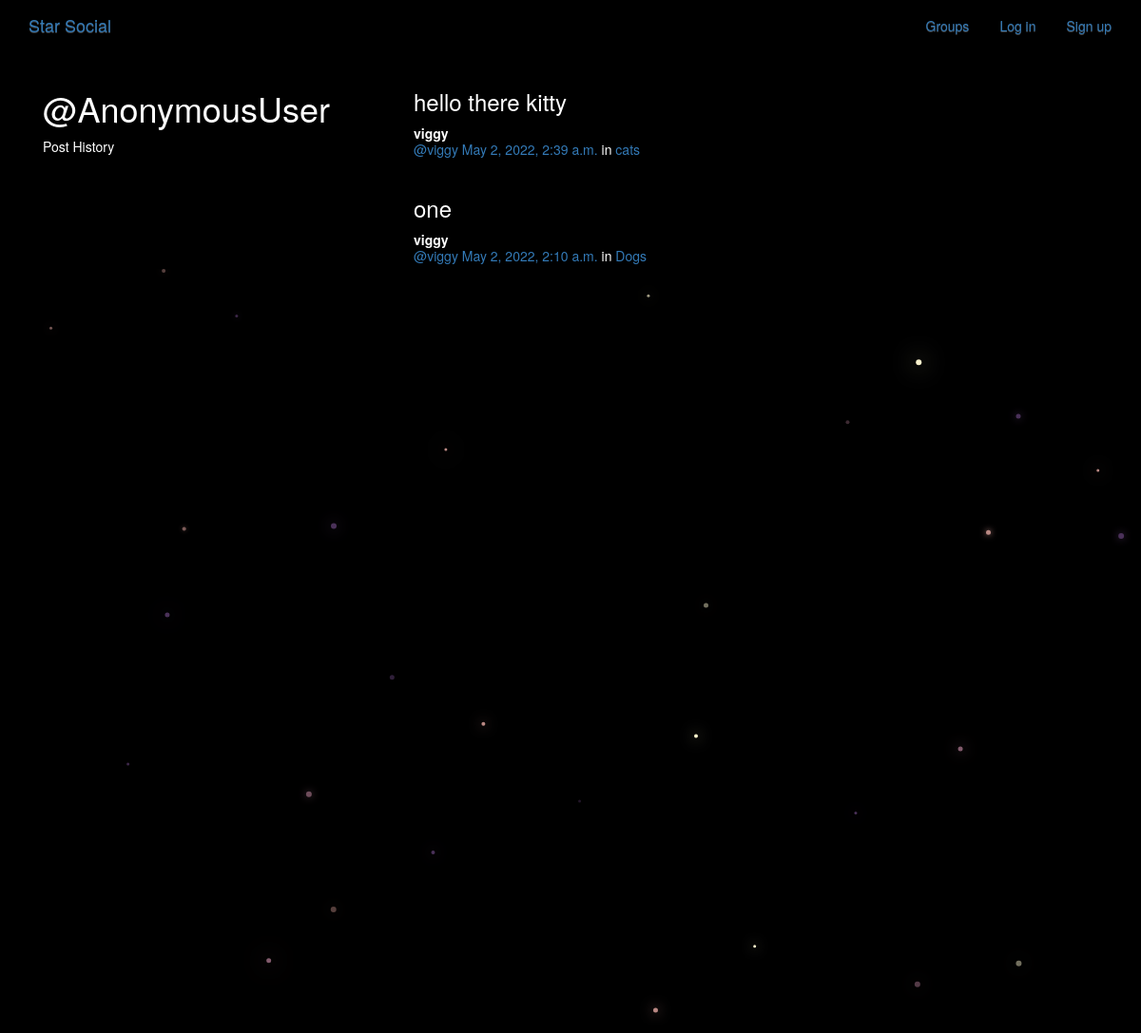
/post/by/viggy, run on the app's committed database.
### posts/models.py (models this page shows, shortened)
class Post(models.Model):
    user = models.ForeignKey(User, related_name="posts",on_delete=models.CASCADE)
    created_at = models.DateTimeField(auto_now=True)
    message = models.TextField()
    message_html = models.TextField(editable=False)
    group = models.ForeignKey(Group, related_name="posts",null=True, blank=True,on_delete=models.CASCADE)
    class Meta:
        ordering = ["-created_at"]
        unique_together = ["user", "message"]

### grps/models.py (models this page shows, shortened)
class Group(models.Model):
    name = models.CharField(max_length=255, unique=True)
    slug = models.SlugField(allow_unicode=True, unique=True)
    description = models.TextField(blank=True, default='')
    description_html = models.TextField(editable=False, default='', blank=True)
    members = models.ManyToManyField(User,through="GroupMember")
    class Meta:
        ordering = ["name"]

### posts/views.py (the view)
# urls.py: path("by/<str:username>",views.UserPosts.as_view(),name="for_user"),
class UserPosts(generic.ListView):
    model = models.Post
    template_name = "posts/user_postpr7.html"
    def get_context_data(self, **kwargs):
        context = super().get_context_data(**kwargs)
        context["post_user"] = models.Post.objects.filter(user__username = self.kwargs.get("username"))
        return context

### posts/templates/posts/user_postpr7.html
{% extends "posts/post_base.html" %}
{% block prepost %}
<div class="col-md-4">
	<h1>@{{ request.user }}</h1>
	<p>Post History</p>
</div>
{% endblock %}
{% block post_content %}
<div class="col-md-8">
	{% for post in post_user %}
		{% include "posts/_post.html" %}
	{% endfor %}
</div>
{% endblock %}

### posts/templates/posts/_post.html (shortened to what this page needs)
<div class="post media">
	<h3>{{ post.message_html|safe }}</h3>
	<div class="media-body">
		<strong>{{ post.user.username }}</strong>
		<h5 class="media-heading">
			<span class="username"><a href="{% url 'posts:for_user' username=post.user.username %}">@{{ post.user.username }}</a></span>
			<time class="time"><a href="{% url 'posts:single' username=post.user.username pk=post.pk %}">{{ post.created_at }}</a></time>
			{% if post.group %}
			<span class="group-name">in <a href="#">{{ post.group.name }}</a></span>
			{% endif %}
		</h5>
	</div>
</div>

### static/one.css (style rules this page uses)
body { margin: 0; overflow: hidden; background-color: black; color:white; }

### data on the page
Post: message_html "hello there kitty", user.username "viggy", created_at "May 2, 2022, 2:39 a.m.", group.name "cats"
Post: message_html "one", user.username "viggy", created_at "May 2, 2022, 2:10 a.m.", group.name "Dogs"

### other printed values
{{ request.user }} "AnonymousUser"
